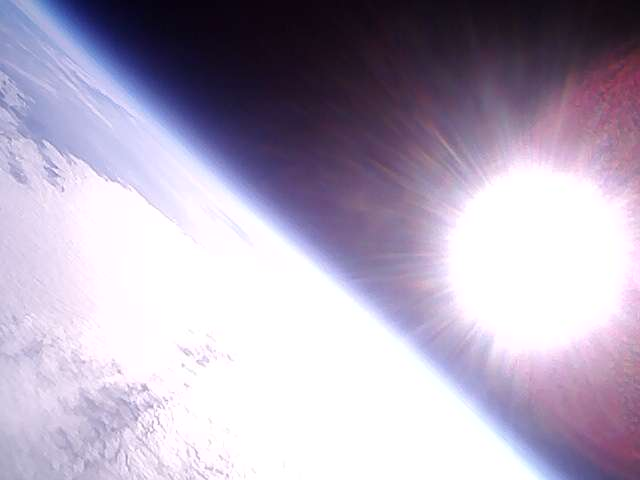
#> input picture testing_photos/uCAM_image_23-22-27_2018-11-30.jpg, 640 x 480 px
$ jupyter execute image_horizon_detection.ipynb
#> lines starting #> are read from the running program, lines starting #| are printed output that depends on the picture; after the words box and inside, x2 and y2 are one past the last pixel; in counts of white or black regions, pixels touching at a corner belong together
[cell 1]
import cv2
import numpy as np
import matplotlib.pyplot as plt

[cell 2]
orig_img = cv2.imread('testing_photos/uCAM_image_23-22-27_2018-11-30.jpg', cv2.IMREAD_UNCHANGED)
#> orig_img is the input picture: shape (480, 640, 3); mean B, G, R 188.3, 168, 177.6
orig_img = cv2.resize(orig_img, (160, 120))
#> orig_img: shape (120, 160, 3)
plt.imshow(orig_img)
plt.show()

[cell 3]
gray = cv2.cvtColor(orig_img, cv2.COLOR_RGB2GRAY)
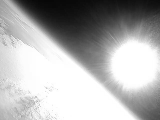
#> gray: shape (120, 160); min 7, max 255, mean 175.3
# img = cv2.cvtColor(img, cv2.COLOR_BGR2RGB)
plt.imshow(gray)
plt.show()

[cell 4]
ret, thresh1 = cv2.threshold(gray, 80, 255, cv2.THRESH_BINARY)
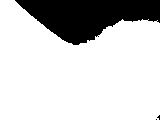
#> thresh1: shape (120, 160); 79.5% white; 3 black regions (2 under 20 px), largest, box (x1, y1, x2, y2) and area: (15, 0, 160, 45) 3922
plt.imshow(thresh1, cmap='gray')
plt.show()

[cell 5]
thresh1

[cell 6]
thresh1.shape
#> Out = (120, 160)

---

[cell 7]
out = np.zeros(thresh1.shape, np.uint8)
out.shape
#> Out = (120, 160)

[cell 8]
# #PROCESSING EDGE DETECION
# edges = cv2.Canny(thresh1,0,255)
# out = edges

[cell 9]
for y in range(thresh1.shape[0] - 1):
    for x in range(thresh1.shape[1] - 1):
        if thresh1[y][x] != thresh1[y][x+1]: out[y][x] = 255
        if thresh1[y][x] != thresh1[y+1][x]: out[y][x] = 255
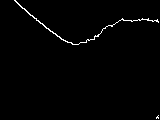
#> out: shape (120, 160); 1.2% white in thin lines or dots, all inside (x1, y1, x2, y2) = (14, 0, 159, 119)

[cell 10]
plt.imshow(out,cmap = 'gray')
plt.show()

[cell 11]
out

[cell 12]
plt.imshow(out, cmap='gray')
plt.show()

[cell 13]
plt.imshow(thresh1, cmap="gray")
plt.show()

[cell 14]
points = []

p = thresh1[0][0]
#> p = 255
for y in range(120):
    if p != thresh1[y][0]:
        points.append((0, y))
        print ([0,y])
        p = thresh1[y][0]
#> after the loop, p = 255; points = []
for x in range(160):
    if p != thresh1[119][x]:
        points.append((x, 119))
        print ([x,119])
        p = thresh1[119][x]
#> this loop made 160 passes
#> p on passes 157, 158, 160: 0, 255, 0
#> after the loop, p = 0; points = [(156, 119), (157, 119), (159, 119)]
for y in reversed(range(120)):
    if p != thresh1[y][159]:
        points.append((159, y))
        print ([159,y])
        p = thresh1[y][159]
#> this loop made 120 passes
#> after the loop, p = 0; points = [(156, 119), (157, 119), (159, 119), (159, 114), (159, 22)]
for x in reversed(range(160)):
    if p != thresh1[0][x]:
        points.append((x, 0))
        print ([x,0])
        p = thresh1[0][x]
#> this loop made 160 passes
#> after the loop, p = 255; points = [(156, 119), (157, 119), (159, 119), (159, 114), (159, 22), (14, 0)]

[cell 15]
print (points)
#| [(156, 119), (157, 119), (159, 119), (159, 114), (159, 22), (14, 0)]

[cell 16]
m = (points[0][1] - points[1][1]) / (points[1][0] - points[0][0])
#> m = 0
m
#> Out = 0

$ run again, with testing_photos/uCAM_image_23-13-23_2018-11-30.jpg copied over testing_photos/uCAM_image_23-22-27_2018-11-30.jpg
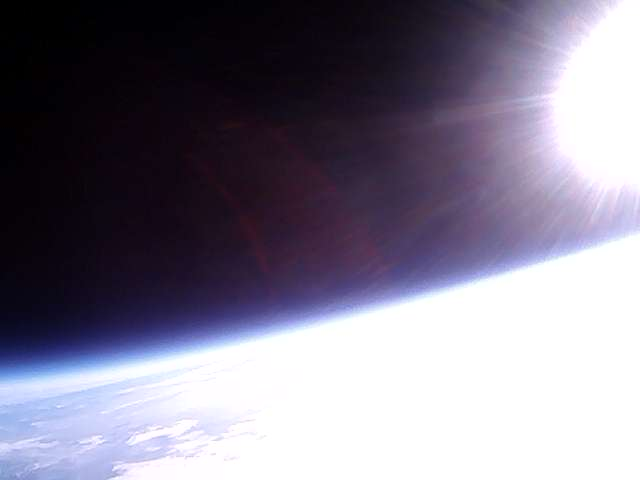
#> input picture testing_photos/uCAM_image_23-13-23_2018-11-30.jpg, 640 x 480 px
#> orig_img is the input picture: shape (480, 640, 3); mean B, G, R 139.1, 122.8, 127.7
#> orig_img: shape (120, 160, 3)
#> `ret, thresh1 = cv2.threshold(gray, 80, 255, cv2.THRESH_BINARY)`:
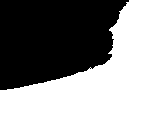
#> thresh1: shape (120, 160); 53.4% white; 1 black region, box (x1, y1, x2, y2) and area: (0, 0, 129, 90) 8956
#> after the loop `for y in range(thresh1.shape[0] - 1):`:
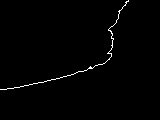
#> out: shape (120, 160); 0.99% white in thin lines or dots, all inside (x1, y1, x2, y2) = (0, 0, 129, 90)
#> `p = thresh1[0][0]`: p = 0
#> the loop `for y in range(120):` made 120 passes
#> p on pass 91: 255
#> after the loop `for y in range(120):`: p = 255; points = [(0, 90)]
#> after the loop `for x in range(160):`: p = 255
#> the loop `for x in reversed(range(160)):` made 160 passes
#> p on pass 32: 0
#> after the loop `for x in reversed(range(160)):`: p = 0; points = [(0, 90), (128, 0)]
#| [(0, 90), (128, 0)]
#> m = 0.703

$ run again, with testing_photos/uCAM_image_23-13-33_2018-11-30.jpg copied over testing_photos/uCAM_image_23-22-27_2018-11-30.jpg
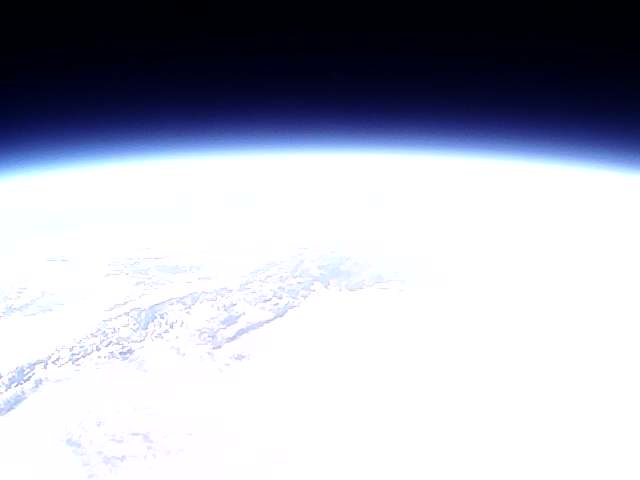
#> input picture testing_photos/uCAM_image_23-13-33_2018-11-30.jpg, 640 x 480 px
#> orig_img is the input picture: shape (480, 640, 3); mean B, G, R 190.4, 178.7, 176.1
#> orig_img: shape (120, 160, 3)
#> `ret, thresh1 = cv2.threshold(gray, 80, 255, cv2.THRESH_BINARY)`:
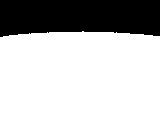
#> thresh1: shape (120, 160); 72.3% white; 1 black region, box (x1, y1, x2, y2) and area: (0, 0, 160, 37) 5324
#> after the loop `for y in range(thresh1.shape[0] - 1):`:
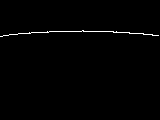
#> out: shape (120, 160); 0.87% white in thin lines or dots, all inside (x1, y1, x2, y2) = (0, 30, 159, 37)
#> `p = thresh1[0][0]`: p = 0
#> the loop `for y in range(120):` made 120 passes
#> p on pass 38: 255
#> after the loop `for y in range(120):`: p = 255; points = [(0, 37)]
#> after the loop `for x in range(160):`: p = 255
#> the loop `for y in reversed(range(120)):` made 120 passes
#> p on pass 85: 0
#> after the loop `for y in reversed(range(120)):`: p = 0; points = [(0, 37), (159, 35)]
#> after the loop `for x in reversed(range(160)):`: p = 0
#| [(0, 37), (159, 35)]
#> m = 0.0126
